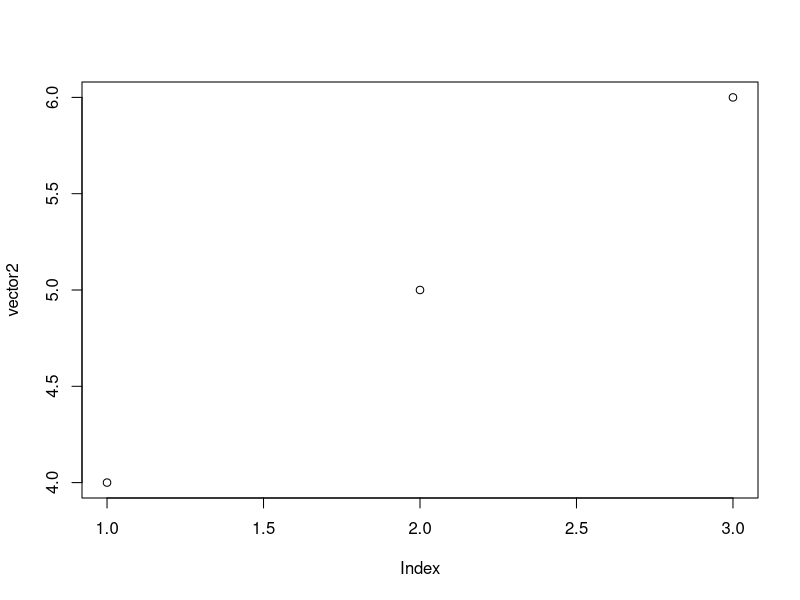

The R source for this figure:
# 📏 Vector (one-dimensional data structure with the same data type) ####
vector1 <- c(1L, 2L, 3L) # Create an integer vector
vector1 # Display the vector
class(vector1) # Check the data type of the vector

vector2 <- seq(from = 4, to = 6, by = 1) # Create a numeric sequence from 4 to 6 with step 1
vector2 # Display the vector
class(vector2) # Check the data type of the vector

vector3 <- rep(x = 7, times = 3) # Create a numeric vector repeating 7 three times
vector3 # Display the vector
class(vector3) # Check the data type of the vector

vector4 <- c("a", "b", "c") # Create a character vector
vector4 # Display the vector
class(vector4) # Check the data type of the vector

combined_vector <- c(vector1, vector2, vector3, vector4) # Combine all vectors into one
combined_vector # Display the combined vector
class(combined_vector) # Check the data type of the combined vector

sum(vector1) # Sum of numeric vector elements
mean(vector2) # Mean of numeric sequence
plot(vector2) # Basic plotting
length(vector4) # Count elements in a character vector

# 📦 List (one-dimensional data structure with mixed data types) ####
vector1 <- c(1, 2, 3, 4) # Create a numeric vector
vector2 <- c("a", "b", "c", "d") # Create a character vector
list1 <- list(vector1, vector2) # Create a list containing vectors of different types
list1 # Display the list
class(list1) # Check the data type of the list
class(list1[[1]]) # Check the data type of the first element of the list
class(list1[[2]]) # Check the data type of the second element of the list

sum(list1[[1]]) # Sum of numeric vector stored in the list
length(list1[[2]]) # Count elements of character vector in the list
list1[[1]] + 10 # Add 10 to each element of numeric vector in the list
paste(list1[[2]], "1", sep = "") # Append "1" to each character element in the list

# 🧮 Matrix (two-dimensional data structure with the same data type) ####
matrix1 <- matrix(data = c(1, 2, 3), nrow = 3, ncol = 1) # Create a matrix with 3 rows and 1 column
matrix1 # Display the matrix
class(matrix1) # Check the data type of the matrix

matrix2 <- matrix(data = c(4, 5, 6), nrow = 3, ncol = 1) # Create another matrix with 3 rows and 1 column
matrix2 # Display the matrix
class(matrix2) # Check the data type of the matrix

matrix3 <- matrix(data = seq(from = 7, to = 12, by = 1), nrow = 3, ncol = 2) # Create a matrix with 3 rows and 2 columns
matrix3 # Display the matrix
class(matrix3) # Check the data type of the matrix

matrix_cbind <- cbind(matrix1, matrix2, matrix3) # Combine matrices by columns (same number of rows required)
matrix_cbind # Display the combined matrix
class(matrix_cbind) # Check the data type of the combined matrix

matrix_rbind <- rbind(matrix1, matrix2) # Combine matrices by rows (same number of columns required)
matrix_rbind # Display the combined matrix
class(matrix_rbind) # Check the data type of the combined matrix

matrix_flatten <- c(matrix1, matrix2, matrix3) # Flatten all matrices into a single vector
matrix_flatten # Display the flattened vector
class(matrix_flatten) # Check the data type of the flattened object

rowSums(matrix_cbind) # Sum of each row
colMeans(matrix_cbind) # Mean of each column
t(matrix_cbind) # Transpose of a matrix
matrix_cbind * matrix_cbind # Element-wise product

# 🧩 Array (multi-dimensional data structure with the same data type) ####
array1 <- array(data = 1:8, dim = c(2, 2, 2)) # Create a 3D array: 2 rows × 2 columns × 2 layers
array1 # Display the 3D array
class(array1) # Check the data type of the array
dim(array1) # Check the dimensions of the array (rows, columns, layers)

array2 <- array(data = 1:16, dim = c(2, 2, 2, 2)) # Create a 4D array: 2 rows × 2 columns × 2 layers × 2 blocks
array2 # Display the 4D array
class(array2) # Check the data type of the array
dim(array2) # Check the dimensions of the array (rows, columns, layers, blocks)

array_flatten <- c(array1, array2) # Combine and flatten array1 and array2 into a one-dimensional vector
array_flatten # Display the flattened vector
class(array_flatten) # Check the data type of the flattened object

array1[,,1] # Access first layer
array1[,,2] # Access second layer
apply(X = array1, MARGIN = c(1,2), FUN = sum) # Sum across layers
mean(array2) # Mean of all elements in a 4D array

# 🗂️ Dataframe (two-dimensional data structure with mixed data types) ####
set.seed(123) # Reproducible results
n <- 20 # Sample size

id <- seq(from = 1, to = n, by = 1) # Generate ID sequence from 1 to 20
age <- round(x = rnorm(n = n, mean = 30, sd = 5), digits = 1) # Generate 20 ages randomly, normally distributed (mean = 30, SD = 5), rounded to 1 decimal
sex <- factor(sample(x = c(0, 1), size = n, replace = TRUE), levels = c(0, 1), labels = c("Female", "Male")) # Generate 20 random sex values
smoke <- factor(sample(x = c(0, 1), size = n, replace = TRUE), levels = c(0, 1), labels = c("No", "Yes")) # Generate 20 random smoker values
bmi <- round(x = rnorm(n = n, mean = 25, sd = 5), digits = 2) # Generate 20 BMIs randomly, normally distributed (mean = 25, SD = 5), rounded to 2 decimals

df <- data.frame(Id = id, Age = age, Sex = sex, BMI = bmi, Smoke = smoke) # Create dataframe

View(x = df, title = "Dataframe created") # Open dataframe in spreadsheet-style viewer
df # Display entire dataframe in console
head(x = df, n = 5L) # Show first 5 rows
tail(x = df, n = 5L) # Show last 5 rows

str(df) # Show internal structure and variable types
dim(df) # Show number of observations (rows) and variables (columns)
length(df) # Show number of variables
names(df) # Show variable names
class(df) # Show object type

df$Id <- as.integer(df$Id) # Convert Id variable to integer
sapply(X = df, FUN = class) # Show variable types as a vector
lapply(X = df, FUN = class) # Show variable types as a list

summary(df) # Show basic descriptive statistics for all variables
table(df$Sex) # Display frequency table for Sex variable

df[1,] # Access first row of the dataframe
df[,1] # Access first column of the dataframe
df[1,2] # Access value in first row, second column
df$Age[1] # Access first value of Age variable

df_young <- subset(x = df, subset = Age <= 30) # Create a dataframe with only young participants (Age <= 30)
df_young # Display young participants

df_female <- subset(x = df, subset = Sex == "Female") # Create a dataframe with only female observations
df_female # Display female participants

df_young_female <- subset(x = df, subset = Age <= 30 & Sex == "Female") # Create a dataframe with only young female participants
df_young_female # Display young female participants